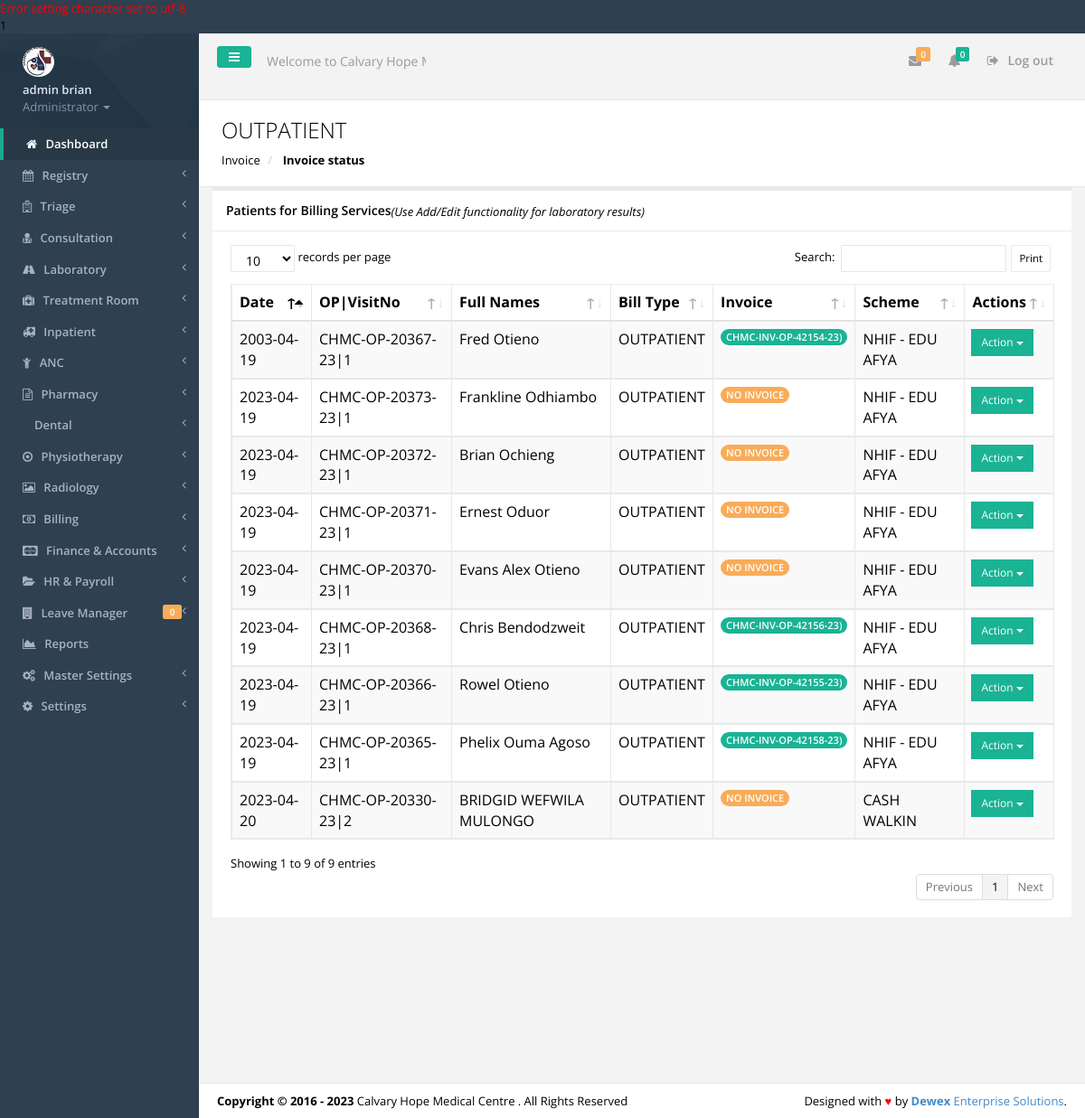
The page /billing.php (signed in) on the database its author committed.
### tables this page shows
CREATE TABLE IF NOT EXISTS `tbl_users` (
  `id` int(11) NOT NULL,
  `f_name` varchar(30) NOT NULL,
  `s_name` varchar(30) NOT NULL,
  `id_no` varchar(30) NOT NULL,
  `email` varchar(30) NOT NULL,
  `phone` varchar(15) NOT NULL,
  `password` varchar(200) NOT NULL,
  `user_l` varchar(50) NOT NULL,
  `profile_image` varchar(45) NOT NULL,
  `active` varchar(30) NOT NULL
);

CREATE TABLE IF NOT EXISTS `tbl_settings` (
  `settings_id` int(11) NOT NULL,
  `slogan` varchar(100) NOT NULL,
  `l_status` varchar(10) NOT NULL,
  `system_name` varchar(30) NOT NULL,
  `campaigner_name` varchar(30) NOT NULL,
  `campaigner_short_name` varchar(30) NOT NULL,
  `campaign_location` varchar(30) NOT NULL,
  `seat` varchar(30) NOT NULL,
  `inst_date` varchar(15) NOT NULL,
  `photo` varchar(30) NOT NULL,
  `photo_size` varchar(10) NOT NULL,
  `photo_type` varchar(20) NOT NULL,
  `custom_reply_msg` varchar(500) NOT NULL,
  `address` varchar(50) NOT NULL,
  `phone` varchar(30) NOT NULL,
  `email` varchar(30) NOT NULL
);

CREATE TABLE IF NOT EXISTS `tbl_registry` (
  `reg_no` int(11) NOT NULL,
  `opnocounter` varchar(30) NOT NULL,
  `visit_no` varchar(20) NOT NULL,
  `id_no` varchar(10) NOT NULL,
  `f_name` varchar(40) NOT NULL,
  `l_name` varchar(40) NOT NULL,
  `phone_no` varchar(15) NOT NULL,
  `gender` varchar(10) NOT NULL,
  `dob` varchar(15) NOT NULL,
  `residence` varchar(100) NOT NULL,
  `opno` varchar(20) NOT NULL,
  `visit_date` varchar(20) NOT NULL,
  `visit_status` varchar(10) NOT NULL,
  `scheme_code` varchar(20) NOT NULL,
  `memberno` varchar(50) NOT NULL,
  `agecategory` varchar(44) NOT NULL,
  `age` varchar(44) NOT NULL,
  `parentFname` varchar(44) NOT NULL,
  `parentLame` varchar(44) NOT NULL,
  `time` timestamp NOT NULL DEFAULT CURRENT_TIMESTAMP ON UPDATE CURRENT_TIMESTAMP
);

CREATE TABLE IF NOT EXISTS `tbl_paymentschemes` (
  `pscheme_id` int(11) NOT NULL,
  `pscheme_code` varchar(20) NOT NULL,
  `pscheme_name` varchar(100) NOT NULL,
  `pscheme_details` varchar(100) NOT NULL,
  `pscheme_oplimit` varchar(30) NOT NULL,
  `pscheme_iplimit` varchar(30) NOT NULL,
  `pscheme_copayments` varchar(30) NOT NULL
);

### inc/auth.php (called while the page is built, shortened)
<?php
include('config.php');
$dbhost = "localhost";
$dbuser = "root";
$dbpass = "";
$dbname = "agrovet";
$dbconnect = new mysqli($dbhost, $dbuser, $dbpass, $dbname);
$get_system_settings = mysqli_query($dbconnect,"SELECT * FROM tbl_settings LIMIT 1");
$smartC = mysqli_fetch_array($get_system_settings);
$smart_name = $smartC['system_name'];
?>

### includes/authenticate.php (called while the page is built, shortened)
<?php
require_once 'inc/auth.php';
$signedemail = $_SESSION['email'];
$adminDetails = mysqli_query($dbconnect,"SELECT * FROM tbl_users WHERE email='$signedemail'");
$dd = mysqli_fetch_assoc($adminDetails);
$sfname = $dd['f_name'];
$ssname = $dd['s_name'];
$sidno = $dd['id_no'];
$user_l = $dd['user_l'];
	$getcountleaves =mysqli_query($dbconnect,"SELECT COUNT(*) as k FROM tbl_leavetransactions WHERE leavetrans_approver='$sidno' AND leavetrans_status='APPLIED'");
	$gcntttl1 = mysqli_fetch_array($getcountleaves);
	$leavestoapprove = $gcntttl1['k'];
?>

### billing.php (the view, shortened to what this page needs)
<?php include('includes/authenticate.php'); ?>
<!DOCTYPE html>
<html>
<head>
    <?php include('includes/meta.php');?>
    <link href="css/plugins/dataTables/dataTables.bootstrap.css" rel="stylesheet">
    <link href="css/plugins/dataTables/dataTables.responsive.css" rel="stylesheet">
    <link href="css/plugins/dataTables/dataTables.tableTools.min.css" rel="stylesheet">
</head>
<body>
    <div id="wrapper">
	<?php include('includes/sidebar.php');?>
        <div id="page-wrapper" class="gray-bg">
        <div class="row border-bottom">
			<?php include('includes/top-nav.php'); ?>
        </div>
		<?php
			$patientcategory='OUTPATIENT';
			$getLabPatients = mysqli_query($dbconnect, "SELECT * FROM tbl_registry r INNER JOIN tbl_billing b ON b.bill_opno=r.opno AND b.bill_visitno=r.visit_no WHERE b.bill_patientcategory='$patientcategory' GROUP BY b.bill_opno ORDER BY b.bill_id DESC LIMIT 9");
			$title='Patients for Billing Services';
		?>
			<div class="row wrapper border-bottom white-bg page-heading">
			<div class="col-lg-7">
				<h2><?php echo $patientcategory; ?></h2>
				<ol class="breadcrumb">
					<li>
						<a href="invoicer.php">Invoice</a>
					</li>
					<li class="active">
						<strong>Invoice status</strong>
					</li>
				</ol>
			</div>
				<div class="col-lg-5">
				</div>
		</div>
				<div class="row">
				<form>
                <div class="col-lg-12">
                <div class="ibox float-e-margins">
                    <div class="ibox-title">
                        <h5><?php echo $title;?></h5><i>(Use Add/Edit functionality for laboratory results)</i>
                    </div>
                    <div class="ibox-content">
					<table class="table table-striped table-bordered table-hover dataTables-example">
						<thead>
						<tr>
							<th>Date</th>
							<th>OP|VisitNo</th>
							<th>Full Names</th>
							<th>Bill Type</th>
							<th>Invoice</th>
							<th>Scheme</th>
							<th>Actions </th>
						</tr>
						</thead>
						<tbody>
						<?php
						while($gaclab = mysqli_fetch_array($getLabPatients)){
						$fnames = $gaclab['f_name'];
						$lnames = $gaclab['l_name'];
						$opno = $gaclab['opno'];
						$scheme_code = $gaclab['scheme_code'];
						$visitno = $gaclab['visit_no'];
						$visit_date = $gaclab['visit_date'];
						?>
							<td><?php echo $visit_date; ?></td>
							<td><?php echo $opno; ?>|<?php echo $visitno; ?></td>
							<td><?php echo "$fnames $lnames"; ?></td>
							<td><?php echo $patientcategory; ?></td>
							<td><?php
									$getinvo = mysqli_query($dbconnect, "SELECT invoice_no FROM tbl_patientinvoices WHERE invoice_visitno='$visitno' AND invoice_opno='$opno' AND invoice_category='$patientcategory' LIMIT 1");
										$giv = mysqli_fetch_assoc($getinvo);
										$invoice_no = $giv['invoice_no'];
										if($invoice_no!=null){
											?>
											<span class="badge badge-primary"><?php echo $invoice_no; ?>)</span>
											<?php
										}else{
											?>
											<span class="badge badge-warning"> NO INVOICE </span>
											<?php
										}
								?>
							</td>
							<td>
								<?php
									$getlss = mysqli_query($dbconnect, "SELECT pscheme_name FROM tbl_paymentschemes WHERE pscheme_code='$scheme_code'");
										$lrarrayy = mysqli_fetch_array($getlss);
										$pscheme_name = $lrarrayy['pscheme_name'];
											echo "$pscheme_name";
										?>
							</td>
							<td>
							<div class="input-group-btn">
								<button data-toggle="dropdown" class="btn btn-primary btn-sm dropdown-toggle" type="button">Action <span class="caret"></span></button>
							</div>
							</td>
						<?php
						}
						?>
						</tbody>
						</table>
                </div>
            </div>
            </div>
			</form>
        </div>
		<?php include 'includes/footer.php'?>
    </div>
    </div>
</body>
</html>

### inc/config.php (shortened to what this page needs)
<?php
$dbhost = "localhost";
$dbuser = "root";
$dbpass = "";
$dbname = "agrovet";
$dbconnect = new mysqli($dbhost, $dbuser, $dbpass, $dbname);
if($dbconnect->set_charset('utf-8')){
	echo "<div style=\"color:red\">Error setting character set to utf-8</div>", $dbconnect->error();
}
?>

### includes/meta.php (shortened to what this page needs)
   <link href="css/bootstrap.min.css" rel="stylesheet">
   <link href="font-awesome/css/font-awesome.css" rel="stylesheet">
   <link href="css/plugins/toastr/toastr.min.css" rel="stylesheet">
 <link href="css/plugins/chosen/chosen.css" rel="stylesheet">
   <link href="js/plugins/gritter/jquery.gritter.css" rel="stylesheet">
   <link href="css/plugins/iCheck/custom.css" rel="stylesheet">
   <link href="css/animate.css" rel="stylesheet">
   <link href="css/style.css" rel="stylesheet">
<link rel="stylesheet" href="assets/css/datatables.min.css">

### includes/sidebar.php (shortened to what this page needs)
<nav class="navbar-default navbar-static-side" role="navigation">
            <div class="sidebar-collapse">
                <ul class="nav" id="side-menu">
                    <li class="nav-header">
                        <div class="dropdown profile-element"> <span>
                            <img alt="image" class="img-circle" src="img/profile_small.jpg" />
                             </span>
                            <a data-toggle="dropdown" class="dropdown-toggle" href="#">
                            <span class="clear"> <span class="block m-t-xs"> <strong class="font-bold"><?php echo "$sfname $ssname";?></strong>
                             </span> <span class="text-muted text-xs block">Administrator <b class="caret"></b></span> </span> </a>
                        </div>
                    </li>
                    <li class="active">
                        <a href="index.php"><i class="fa fa-home"></i> <span class="nav-label">Dashboard</span></a>
                    </li>
					<?php
					if($user_l=='REGISTRY'||$user_l=='ADMINISTRATOR'){
					?>
					<li>
                        <a href="registry.php"><i class="fa fa-calendar"></i> <span class="nav-label">Registry </span><span class="fa arrow"></span></a>
                    </li>
					<?php
					}
					if($user_l=='TRIAGE'||$user_l=='ADMINISTRATOR'||$user_l=='TREATMENTROOM'){
					?>
					<li>
						<a href="#"><i class="fa fa-hospital-o"></i> <span class="nav-label">Triage </span><span class="fa arrow"></span></a>
					</li>
					<?php
					}
					if($user_l=='CONSULTATION'||$user_l=='ADMINISTRATOR'){
					?>
					<li>
                        <a href="#"><i class="fa fa-user-md"></i> <span class="nav-label">Consultation </span><span class="fa arrow"></span></a>
                    </li>
					<?php
					}
					if($user_l=='LABORATORY'||$user_l=='ADMINISTRATOR'){
					?>
					<li>
                        <a href="#"><i class="fa fa-road"></i> <span class="nav-label">Laboratory </span><span class="fa arrow"></span></a>
                    </li>
					<?php
					}
					if($user_l=='TRIAGE'||$user_l=='ADMINISTRATOR'||$user_l=='TREATMENTROOM'){
					?>
					<li>
                        <a href="#"><i class="fa fa-medkit"></i> <span class="nav-label">Treatment Room </span><span class="fa arrow"></span></a>
                    </li>
					<li>
                        <a href="#"><i class="fa fa-ambulance"></i> <span class="nav-label">Inpatient </span><span class="fa arrow"></span></a>
                    </li>
					<li>
                        <a href="#"><i class="fa fa-child"></i> <span class="nav-label">ANC </span><span class="fa arrow"></span></a>
                    </li>
					<?php
					}
					if($user_l=='PHARMACY'||$user_l=='ADMINISTRATOR'){
					?>
					<li>
                        <a href="#"><i class="fa fa-file-text-o"></i> <span class="nav-label">Pharmacy </span><span class="fa arrow"></span></a>
                    </li>
					<?php
					}
					if($user_l=='ADMINISTRATOR'){
					?>
					<li>
                        <a href="#"><i class="fa-solid fa-road"></i> <span class="nav-label">Dental </span><span class="fa arrow"></span></a>
                    </li>
					<li>
                        <a href="#"><i class="fa fa-dot-circle-o"></i> <span class="nav-label">Physiotherapy </span><span class="fa arrow"></span></a>
                    </li>
						<li>
                        <a href="#"><i class="fa fa-photo"></i> <span class="nav-label">Radiology </span><span class="fa arrow"></span></a>
                    </li>
					<?php
					}
					if($user_l=='REGISTRY'||$user_l=='ADMINISTRATOR'){
					?>
					<li>
                        <a href="#"><i class="fa fa-money"></i> <span class="nav-label">Billing </span><span class="fa arrow"></span></a>
                    </li>
					<?php
					}
					if($user_l=='ADMINISTRATOR'){
					?>
					<li>
                        <a href="#"><i class="fa fa-cc-mastercard"></i> <span class="nav-label">Finance & Accounts </span><span class="fa arrow"></span></a>
                    </li>
					<?php } ?>
					<li>
                        <a href="#"><i class="fa fa-folder-open"></i> <span class="nav-label">HR & Payroll </span><span class="fa arrow"></span></a>
                    </li>
					<li>
                        <a href="#"><i class="fa fa-building"></i> <span class="nav-label">Leave Manager </span><span class="fa arrow"></span><span class="label label-warning pull-right"><?php echo $leavestoapprove; ?></span></a>
                    </li>
					<?php
					if($user_l=='ADMINISTRATOR'){
					?>
					 <li>
                        <a href="reports.php"><i class="fa fa-area-chart"></i> <span class="nav-label">Reports</a>
                    </li>
                    <li>
                        <a href="#"><i class="fa fa-cogs"></i> <span class="nav-label">Master Settings</span><span class="fa arrow"></span></a>
                    </li>
                    <li>
                        <a href="#"><i class="fa fa-gear"></i> <span class="nav-label"> Settings</span><span class="fa arrow"></span></a>
                    </li>
					<?php
					}
					?>
                </ul>
            </div>
        </nav>

### includes/top-nav.php (shortened to what this page needs)
<nav class="navbar navbar-static-top" role="navigation" style="margin-bottom: 0">
        <div class="navbar-header">
            <a class="navbar-minimalize minimalize-styl-2 btn btn-primary " href="#"><i class="fa fa-bars"></i> </a>
            <form role="search" class="navbar-form-custom" method="post" action="search_results.html">
                <div class="form-group">
                    <input type="text" placeholder="Welcome to <?php echo $smart_name; ?>..." class="form-control" name="top-search" id="top-search">
                </div>
            </form>
        </div>
            <ul class="nav navbar-top-links navbar-right">
                <li>
                    <a class="count-info" tooltip="Unread" href="#">
                        <i class="fa fa-envelope"></i>  <span class="label label-warning">0</span>
                    </a>
                </li>
                <li>
                    <a class="count-info" data-toggle="dropdowhn" tooltip="Marked Important" href="#">
                        <i class="fa fa-bell"></i>  <span class="label label-primary">0</span>
                    </a>
                 </li>
				<li>
                    <a href="logout.php?logout">
                        <i class="fa fa-sign-out"></i> Log out
                    </a>
                </li>
            </ul>
	</nav>

### includes/footer.php
<div class="footer">
    <div class="pull-right">
        Designed with <span style="color:red">&hearts;</span> by <a href="mailto: isaacwex@gmail.com tel:0729522550" target="_blank" title="We're Dewex Enterprise Solutions" target="_blank" rel="dofollow"><strong>Dewex</strong> Enterprise Solutions</a>.
    </div>
    <div>
        <strong>Copyright &copy; 2016 - <?php echo date('Y'); ?></strong> <?php echo $smart_name; ?> . All Rights Reserved
    </div>
</div>

### rows shown on the page
tbl_users: f_name "admin", s_name "brian"
tbl_settings: top-search "Welcome to Calvary Hope Medical Centre...", system_name "Calvary Hope Medical Centre"
tbl_registry: visit_date "2023-04-20", opno "CHMC-OP-20330-23", visit_no "2", f_name "BRIDGID WEFWILA", l_name "MULONGO", shows "NO INVOICE", tbl_paymentschemes.pscheme_name "CASH WALKIN"
tbl_registry: visit_date "2023-04-19", opno "CHMC-OP-20373-23", visit_no "1", f_name "Frankline", l_name "Odhiambo", shows "NO INVOICE", tbl_paymentschemes.pscheme_name "NHIF - EDU AFYA"
tbl_registry: visit_date "2023-04-19", opno "CHMC-OP-20372-23", visit_no "1", f_name "Brian", l_name "Ochieng", shows "NO INVOICE", tbl_paymentschemes.pscheme_name "NHIF - EDU AFYA"
tbl_registry: visit_date "2023-04-19", opno "CHMC-OP-20371-23", visit_no "1", f_name "Ernest", l_name "Oduor", shows "NO INVOICE", tbl_paymentschemes.pscheme_name "NHIF - EDU AFYA"
tbl_registry: visit_date "2023-04-19", opno "CHMC-OP-20370-23", visit_no "1", f_name "Evans Alex", l_name "Otieno", shows "NO INVOICE", tbl_paymentschemes.pscheme_name "NHIF - EDU AFYA"
tbl_registry: visit_date "2023-04-19", opno "CHMC-OP-20368-23", visit_no "1", f_name "Chris", l_name "Bendodzweit", invoice_no "CHMC-INV-OP-42156-23", tbl_paymentschemes.pscheme_name "NHIF - EDU AFYA"
tbl_registry: visit_date "2003-04-19", opno "CHMC-OP-20367-23", visit_no "1", f_name "Fred", l_name "Otieno", invoice_no "CHMC-INV-OP-42154-23", tbl_paymentschemes.pscheme_name "NHIF - EDU AFYA"
tbl_registry: visit_date "2023-04-19", opno "CHMC-OP-20366-23", visit_no "1", f_name "Rowel", l_name "Otieno", invoice_no "CHMC-INV-OP-42155-23", tbl_paymentschemes.pscheme_name "NHIF - EDU AFYA"
tbl_registry: visit_date "2023-04-19", opno "CHMC-OP-20365-23", visit_no "1", f_name "Phelix", l_name "Ouma Agoso", invoice_no "CHMC-INV-OP-42158-23", tbl_paymentschemes.pscheme_name "NHIF - EDU AFYA"

### other values the page prints
$dbconnect->error() "1"
$leavestoapprove "0"
$patientcategory "OUTPATIENT"
$title "Patients for Billing Services"
